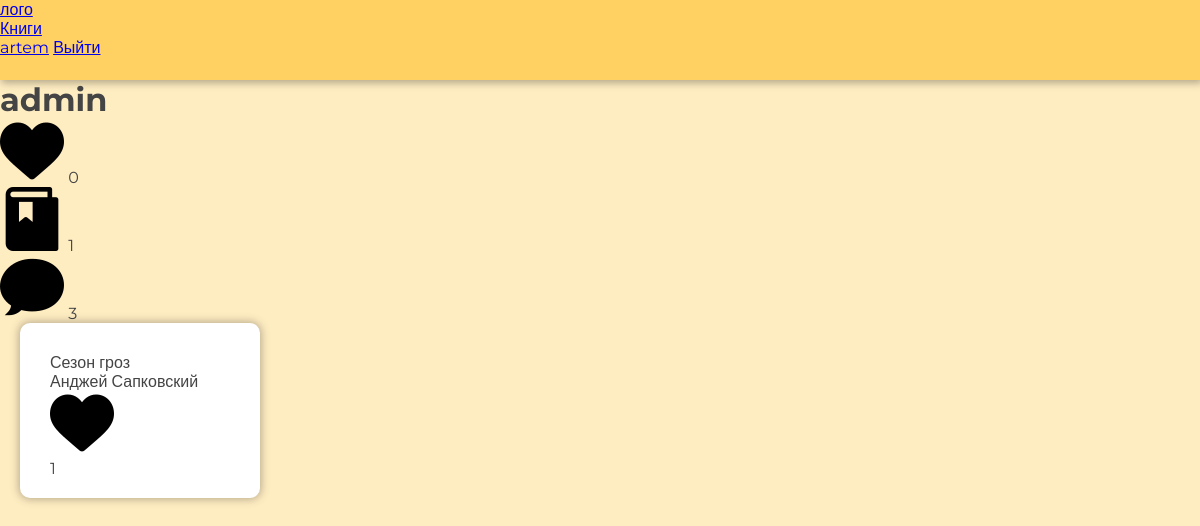
Page /user/2 (signed in) on the committed database.
### app/models.py (models this page shows, shortened)
class User(UserMixin, db.Model):
	id = db.Column(db.Integer, primary_key=True)
	email = db.Column(db.String(120), index=True, unique=True)
	username = db.Column(db.String(120), index=True, unique=True)
	password_hash = db.Column(db.String(128))
	_isadmin = db.Column(db.Integer)
	books = db.relationship('Book', backref='user', lazy='dynamic')
	comments = db.relationship('Comment', backref='user', lazy='dynamic')
	def is_admin(self):
		return self._isadmin

class Book(db.Model):
	id = db.Column(db.Integer, primary_key=True)
	title = db.Column(db.String(512), index=True)
	author = db.Column(db.String(512), index=True)
	category = db.Column(db.String, index=True)
	description = db.Column(db.String)
	src = db.Column(db.String(512))
	date = db.Column(db.String)
	views = db.Column(db.Integer)
	comments = db.relationship('Comment', backref='book', lazy='dynamic')
	user_id = db.Column(db.Integer, db.ForeignKey('user.id'))
	username = db.Column(db.String, index=True)
	comments_counter = db.Column(db.Integer)
	votes = db.Column(db.Integer)
	liked = db.relationship('BookVote', backref='book', lazy='dynamic')

### app/route.py (the view)
@app.route('/user/<user_id>')
def user(user_id):
	user = User.query.filter_by(id=user_id).first()
	votes = BookVote.query.filter_by(user_id=user.id).all()
	books = [Book.query.filter_by(id=vote.book_id).first() for vote in votes]
	comments = Comment.query.filter_by(user_id=user_id).all()
	rating = sum([comment.votes for comment in comments])
	return render_template('profile.html', books=books, comments=comments, user=user, rating=rating)

### app/models.py (called while the page is built)
@login.user_loader
def load_user(id):
	return User.query.get(int(id))

### app/templates/profile.html (shortened to what this page needs)
{% extends "base.html" %}
{% block main %}
	<div class="main-box">
		<div class="profile">
			<div class="profile-wrapper">
				<h1 class="profile-title" style='margin: 0;'>{{user.username}}</h1>
				<div class="profile-rating-wrapper">
					<img src="{{ url_for('static', filename='img/black.png') }}" alt="" class="rating-img">
					<span class="profile-rating">{{rating}}</span>
				</div>
				<div class="profile-rating-wrapper">
					<img src="{{ url_for('static', filename='img/education.png') }}" alt="" class="rating-img">
					<span class="profile-rating">{{books|length}}</span>
				</div>
				<div class="profile-rating-wrapper">
					<img src="{{ url_for('static', filename='img/chat.png') }}" alt="" class="rating-img">
					<span class="profile-rating">{{comments|length}}</span>
				</div>
			</div>
		</div>
		<div class="book-box">
			{% for book in books %}
				<div  class="book book__link">
					<div class="book-title">{{book.title}}</div>
					<div class="book-author">{{book.author}}</div>
					<div class="book-rating">
						<div href="{{ url_for('like_book', book_id=book.id) }}" data-id={{book.id}} class="add_book">
							<img src="{{ url_for('static', filename='img/black.png') }}" alt="" class="like">
						</div>
						<span class="rating">{{book.votes}}</span>
					</div>
				</div>
			{% endfor %}
		</div>
	</div>
{% endblock %}

### app/templates/base.html (shortened to what this page needs)
<!DOCTYPE html>
<html lang="ru">
	<head>
		<link href="{{ url_for('static', filename='css/app.css') }}" rel="stylesheet">
	</head>
	<body>
		<div class="header-wrapper">
			<header class="header">
				<a href="{{ url_for('index') }}" class="logo">
					лого
				</a>
				<nav class="header-nav">
					<a class='header-link' href="{{ url_for('index') }}">Книги</a>
				</nav>
				<div class="header-user">
					{% if current_user.is_authenticated %}
					<a class='header-link' href="{{ url_for('user', user_id=current_user.id) }}">{{current_user.username}}</a>
					<a class='header-link' href="{{ url_for('logout') }}">Выйти</a>
					{% else %}
					<a class='header-link' href="{{ url_for('login') }}">Вход</a>
					<a class='header-link' href="{{ url_for('reg') }}">Регистрация</a>
					{% endif %}
				</div>
			</header>
		</div>
		<main class="main">
			{% block main %}{% endblock%}
		</main>
	</body>
</html>

### app/static/css/app.css (style rules this page uses)
body { margin: 0; font-family: monospace; height: 100%; color: #444; background-color:#FFEDC2; font-family: 'Montserrat', sans-serif; }
.header-wrapper { height: 80px; box-shadow: 2px 2px 8px 1px rgba(0,0,0,0.3); background-color: #FFD162 ; }
.book-box { display: flex; flex-wrap: wrap; }
.book { max-width: 240px; width: calc(100% / 4 - 40px); padding: 30px 30px 20px; -webkit-box-sizing: border-box; -moz-box-sizing: border-box; box-sizing: border-box; border-radius: 10px; box-shadow: 0 0 10px 1px rgba(0,0,0,0.3); background-color: #fff; margin-bottom: 40px; margin-left: 20px; margin-right: 20px; text-decoration: none; color: #444; transition: 0.3s; }

### rows in the picture
User: username "artem"
User: username "admin"
Book: title "Сезон гроз", author "Анджей Сапковский", votes "1"

### other values in the picture
{{ rating }} "0"
{{ books|length }} "1"
{{ comments|length }} "3"
